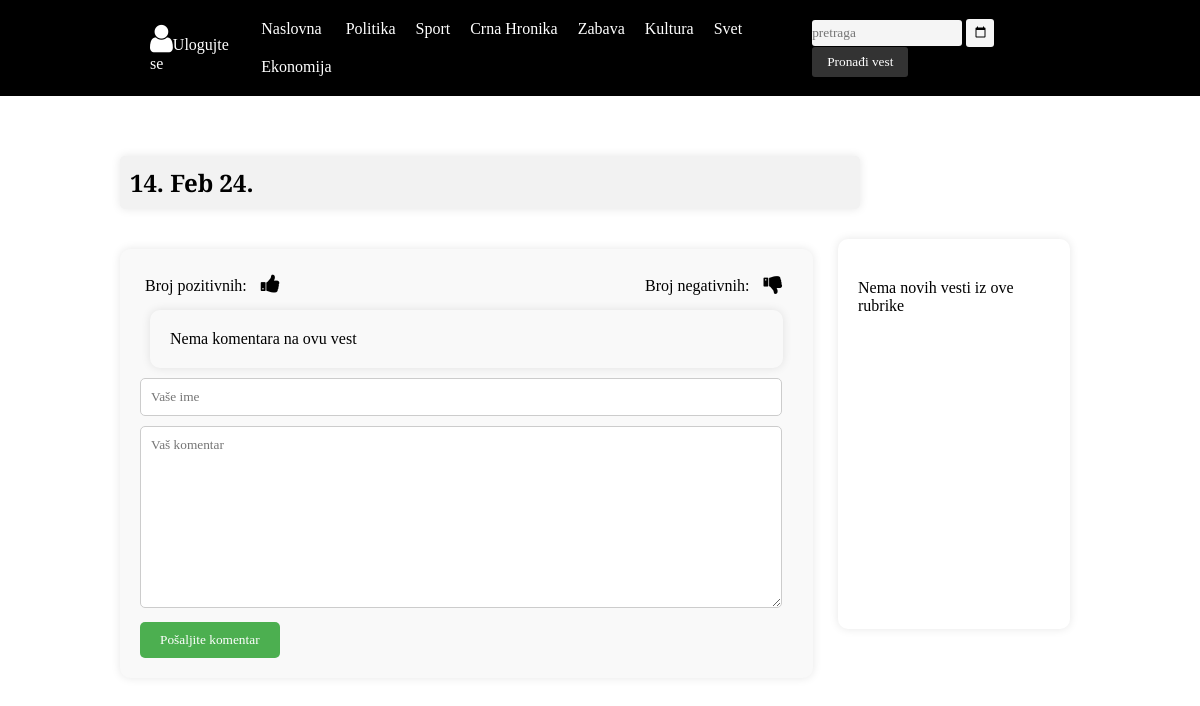
/procitaj_vest.php, run on the app's committed database.
### tables this page shows
CREATE TABLE IF NOT EXISTS `rubrika` (
  `id_rubrike` int(11) NOT NULL AUTO_INCREMENT,
  `naziv` varchar(45) NOT NULL,
  PRIMARY KEY (`id_rubrike`)
);

### Admin/klase.php (called while the page is built, shortened)
<?php
class AdminMetode{
    function __construct($hostname, $user, $password, $db_name)
    {
        $this->hostname = $hostname;
        $this->user = $user;
        $this->password = $password;
        $this->db_name = $db_name;
        $this->conn = new mysqli($this->hostname, $this->user, $this->password, $this->db_name);
        mysqli_set_charset($this->conn, "utf8");
    }
    function getSveRubrike()
    {
        $stmt = $this->conn->prepare("select * from rubrika");
        $stmt->execute();
        $rezultat=$stmt->get_result();
        if($rezultat->num_rows > 0){
            return $rezultat;
        }
        else{
            return false;
        }
    }
}
$metode = new AdminMetode("localhost", "root", "", "uros_projekat3");

### wrapper-gore.php (the view)
<section class="wrapper_crno">
    <div class="container">
        <header class="header">
            <a href="index.php"><img src="slike/logo.png" alt="" style="height: 40px;"></a>
            <a href="admin/index.php" class="login"><i class="fa fa-user ikonica"></i><span>Ulogujte se</span></a>
            <ul>
                <li><a href="index.php">Naslovna</a></li>
                <?php
                $rubrike = $metode->getSveRubrike();
                while ($rubrika = $rubrike->fetch_assoc()) {
                    echo "<li><a href=rubrika.php?id_rubrike=$rubrika[id_rubrike]>$rubrika[naziv]</a></li>";
                }
                ?>
            </ul>
            <form action="search.php" method="post">
                <input type="search" name="search" placeholder="pretraga">
                <input type="date" name="datum">
                <input type="submit" name="submit" value="Pronađi vest">
            </form>
        </header>
    </div>
</section>

### style.css (style rules this page uses)
* { margin: 0px; padding: 0px; font-family: 'Playfair Display', serif; }
.wrapper_crno { background-color: black; color: white; display: flex; justify-content: center; }
.container { width: 80%; padding: 10px 0px; }
.header { display: flex; flex-direction: row; align-items: center; }
.header a { color: white; text-decoration: none; }
.ikonica { color: white; font-size: 2em; }
.login { display: flex; padding: 5px 50px 5px 5px; flex-direction: row; align-items: center; }
.header ul { list-style: none; }
.header li { display: inline-block; }
.header a { display: block; text-decoration: none; padding: 10px; }
.header input[type="search"] { background-color: whitesmoke; border: none; width: 150px; height: 2em; border-radius: 3px; }
.header input[type="date"] { background-color: whitesmoke; border: none; padding: 5px; border-radius: 3px; width: 18px; }
.header input[type="submit"] { background-color: #333; color: #fff; border: none; padding: 7px 15px; cursor: pointer; border-radius: 3px; }

### data on the page
rubrika: naziv "Politika"
rubrika: naziv "Sport"
rubrika: naziv "Crna Hronika"
rubrika: naziv "Zabava"
rubrika: naziv "Kultura"
rubrika: naziv "Svet"
rubrika: naziv "Ekonomija"
